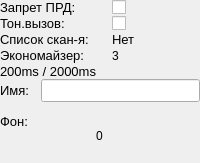
               <widget class="QWidget" name="direction_tuner_page">
                <layout class="QVBoxLayout" name="verticalLayout_29">
                 <property name="spacing">
                  <number>0</number>
                 </property>
                 <property name="leftMargin">
                  <number>0</number>
                 </property>
                 <property name="topMargin">
                  <number>0</number>
                 </property>
                 <property name="rightMargin">
                  <number>0</number>
                 </property>
                 <property name="bottomMargin">
                  <number>0</number>
                 </property>
                 <item>
                  <widget class="QWidget" name="formWidget" native="true">
                   <property name="sizePolicy">
                    <sizepolicy hsizetype="Preferred" vsizetype="Fixed">
                     <horstretch>0</horstretch>
                     <verstretch>0</verstretch>
                    </sizepolicy>
                   </property>
                   <layout class="QFormLayout" name="formLayout_6">
                    <property name="sizeConstraint">
                     <enum>QLayout::SetDefaultConstraint</enum>
                    </property>
                    <property name="horizontalSpacing">
                     <number>12</number>
                    </property>
                    <property name="verticalSpacing">
                     <number>1</number>
                    </property>
                    <property name="leftMargin">
                     <number>0</number>
                    </property>
                    <property name="topMargin">
                     <number>0</number>
                    </property>
                    <property name="rightMargin">
                     <number>0</number>
                    </property>
                    <property name="bottomMargin">
                     <number>0</number>
                    </property>
                    <item row="0" column="0">
                     <widget class="QLabel" name="label_24">
                      <property name="font">
                       <font>
                        <pointsize>10</pointsize>
                       </font>
                      </property>
                      <property name="text">
                       <string>Запрет ПРД:</string>
                      </property>
                     </widget>
                    </item>
                    <item row="0" column="1">
                     <widget class="QCheckBox" name="is_forbidden_prd_d">
                      <property name="text">
                       <string/>
                      </property>
                     </widget>
                    </item>
                    <item row="1" column="0">
                     <widget class="QLabel" name="label_25">
                      <property name="font">
                       <font>
                        <pointsize>10</pointsize>
                       </font>
                      </property>
                      <property name="text">
                       <string>Тон.вызов:</string>
                      </property>
                     </widget>
                    </item>
                    <item row="1" column="1">
                     <widget class="QCheckBox" name="is_tone_call">
                      <property name="text">
                       <string/>
                      </property>
                     </widget>
                    </item>
                    <item row="2" column="0">
                     <widget class="QLabel" name="label_26">
                      <property name="font">
                       <font>
                        <pointsize>10</pointsize>
                       </font>
                      </property>
                      <property name="text">
                       <string>Список скан-я:</string>
                      </property>
                     </widget>
                    </item>
                    <item row="2" column="1">
                     <widget class="QLabel" name="scan">
                      <property name="font">
                       <font>
                        <pointsize>10</pointsize>
                       </font>
                      </property>
                      <property name="text">
                       <string>Нет</string>
                      </property>
                     </widget>
                    </item>
                    <item row="3" column="0">
                     <widget class="QLabel" name="label_33">
                      <property name="font">
                       <font>
                        <pointsize>10</pointsize>
                       </font>
                      </property>
                      <property name="text">
                       <string>Экономайзер:</string>
                      </property>
                     </widget>
                    </item>
                    <item row="4" column="0">
                     <widget class="QLabel" name="label_34">
                      <property name="minimumSize">
                       <size>
                        <width>100</width>
                        <height>0</height>
                       </size>
                      </property>
                      <property name="font">
                       <font>
                        <pointsize>10</pointsize>
                       </font>
                      </property>
                      <property name="text">
                       <string>200ms / 2000ms</string>
                      </property>
                     </widget>
                    </item>
                    <item row="3" column="1">
                     <widget class="QLabel" name="economizer">
                      <property name="text">
                       <string>3</string>
                      </property>
                     </widget>
                    </item>
                   </layout>
                  </widget>
                 </item>
                 <item>
                  <widget class="QWidget" name="formWidget" native="true">
                   <layout class="QFormLayout" name="formLayout_7">
                    <property name="horizontalSpacing">
                     <number>12</number>
                    </property>
                    <property name="leftMargin">
                     <number>0</number>
                    </property>
                    <property name="topMargin">
                     <number>0</number>
                    </property>
                    <property name="rightMargin">
                     <number>0</number>
                    </property>
                    <property name="bottomMargin">
                     <number>0</number>
                    </property>
                    <item row="0" column="0">
                     <widget class="QLabel" name="label_35">
                      <property name="font">
                       <font>
                        <pointsize>10</pointsize>
                       </font>
                      </property>
                      <property name="text">
                       <string>Имя:</string>
                      </property>
                     </widget>
                    </item>
                    <item row="1" column="0">
                     <widget class="QLabel" name="label_36">
                      <property name="font">
                       <font>
                        <pointsize>10</pointsize>
                       </font>
                      </property>
                      <property name="text">
                       <string>Фон:</string>
                      </property>
                     </widget>
                    </item>
                    <item row="0" column="1">
                     <widget class="QLineEdit" name="name_d">
                      <property name="font">
                       <font>
                        <pointsize>10</pointsize>
                       </font>
                      </property>
                     </widget>
                    </item>
                    <item row="1" column="1">
                     <layout class="QHBoxLayout" name="horizontalLayout_8">
                      <item>
                       <widget class="QLabel" name="label_37">
                        <property name="sizePolicy">
                         <sizepolicy hsizetype="Fixed" vsizetype="Preferred">
                          <horstretch>0</horstretch>
                          <verstretch>0</verstretch>
                         </sizepolicy>
                        </property>
                        <property name="minimumSize">
                         <size>
                          <width>55</width>
                          <height>55</height>
                         </size>
                        </property>
                        <property name="maximumSize">
                         <size>
                          <width>55</width>
                          <height>55</height>
                         </size>
                        </property>
                        <property name="styleSheet">
                         <string notr="true"/>
                        </property>
                        <property name="text">
                         <string/>
                        </property>
                       </widget>
                      </item>
                      <item>
                       <widget class="QLabel" name="background_dir_picture">
                        <property name="text">
                         <string>0</string>
                        </property>
                       </widget>
                      </item>
                     </layout>
                    </item>
                   </layout>
                  </widget>
                 </item>
                </layout>
               </widget>
